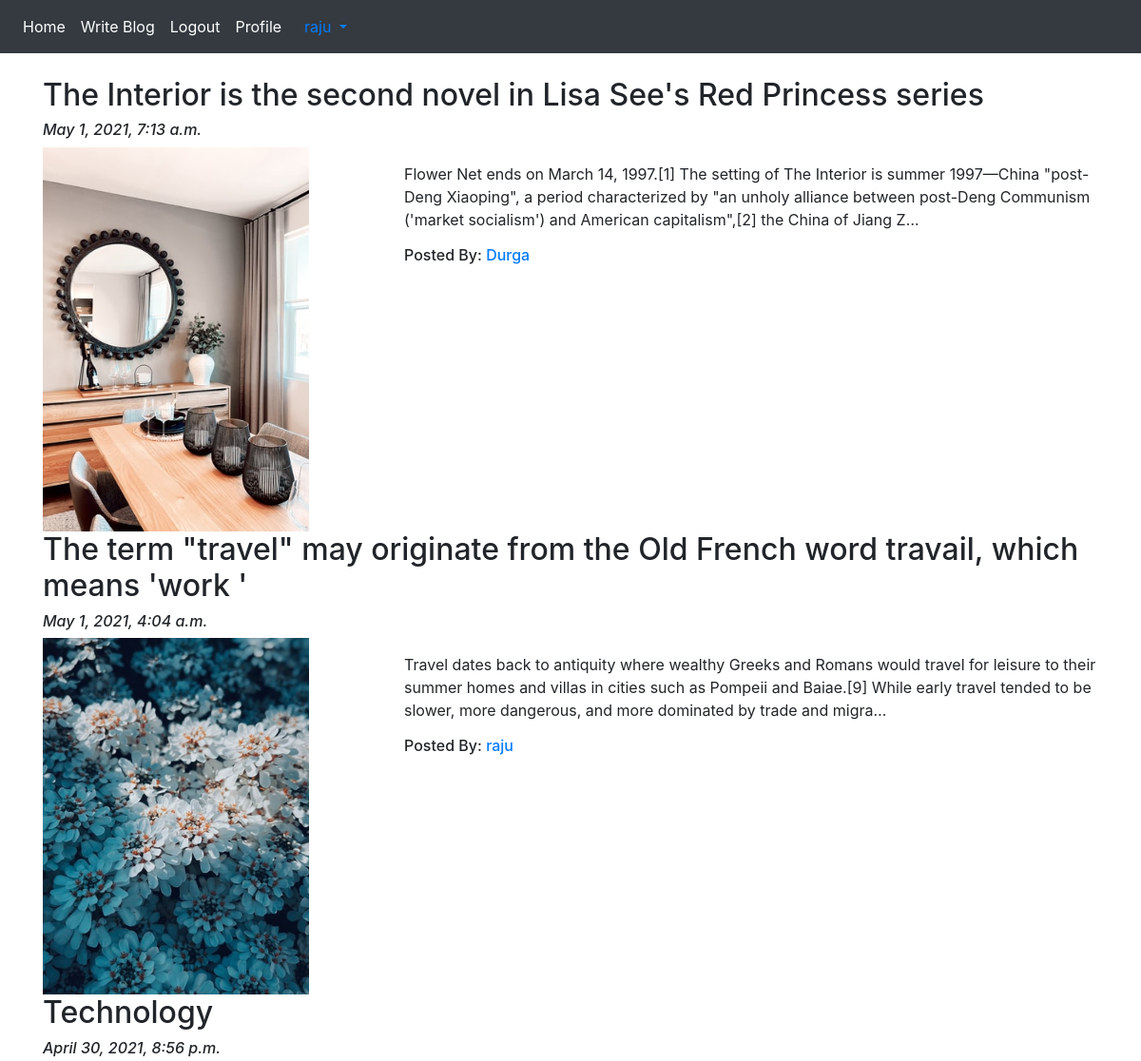
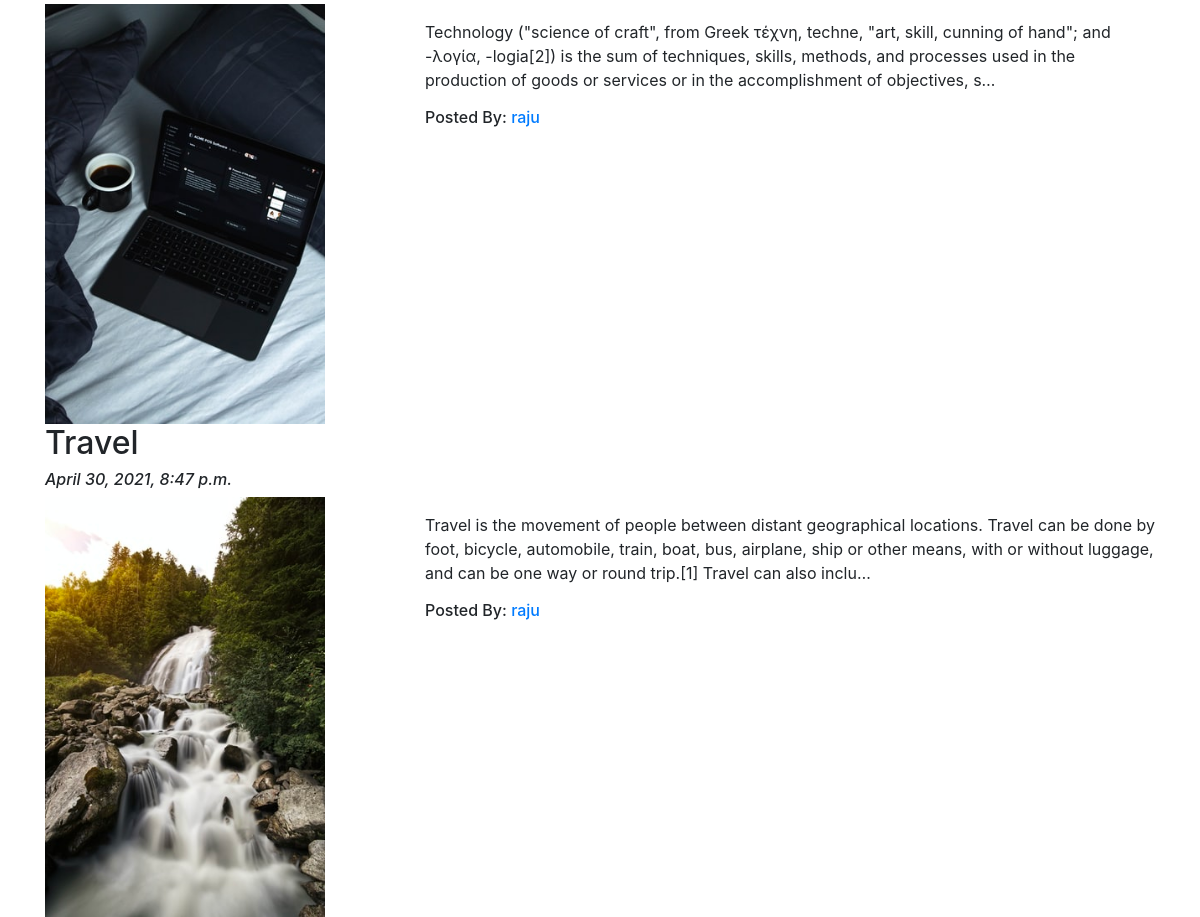
Screenshot of /blog/ (signed in) with the database file from the repository (2 pictures, top to bottom).
### App_Blog/models.py (models this page shows, shortened)
class Blog(models.Model):
    author=models.ForeignKey(User,on_delete=models.CASCADE,related_name='post_author')
    blog_title= models.CharField(max_length=264,verbose_name='Put a Title')
    slug=models.SlugField(max_length=264,unique=True) #getting the URL as title when click on the post
    blog_content= models.TextField(verbose_name='what is on your mind?')
    blog_image=models.ImageField(upload_to='blog_image',verbose_name="Blog Image")
    publish_date=models.DateTimeField(auto_now_add=True)
    update_date=models.DateTimeField(auto_now=True)
    class Meta:
        ordering = ['-publish_date']

### App_Blog/views.py (the view)
# urls.py: path('',views.BlogList.as_view(),name='blog_list'),
class BlogList(ListView):
    context_object_name = 'blogs'
    model = Blog
    template_name='App_Blog/blog_list.html'
    queryset=Blog.objects.order_by('-publish_date')

### templates/App_Blog/blog_list.html (shortened to what this page needs)
{%  extends 'index.html' %}
{% block body_block %}
{% for blog in blogs %}
<h2> {{ blog.blog_title }} </h2>
<h6><i>{{blog.publish_date}}</i></h6>
<div class="row">
    <div class="col-sm-4">
        <img src="/media/{{blog.blog_image}}" alt="{{ blog.blog_title }}" title="{{ blog.blog_title }}" width="80%">
    </div>
    <div class="col-sm-8">
        <p>
            {{blog.blog_content|truncatechars:255|linebreaks }}
        </p>
        <h6>Posted By: <a href="">{{blog.author}}</a></h6>
    </div>
</div>
{% endfor %}
{% endblock %}

### templates/index.html (shortened to what this page needs)
<!doctype html>
<html lang="en">
<head>
    <link rel="stylesheet" href="https://maxcdn.bootstrapcdn.com/bootstrap/4.0.0/css/bootstrap.min.css"
>
</head>
<body>
    <nav class="navbar navbar-expand-sm navbar-dark bg-dark">
        <ul class="navbar-nav">
            <li class="navbar-item active">
                <a class="nav-link" href="{% url 'home' %}">Home</a>
            </li>
            {% if user.is_authenticated %}
            <li class="navbar-item active">
                <a class="nav-link" href="{% url 'App_Blog:create_blog' %}">Write Blog</a>
            </li>
            <li class="navbar-item active">
                <a class="nav-link" href="{% url 'App_Login:logout' %}">Logout</a>
            </li>
            <li class="navbar-item active">
                <a class="nav-link" href="{% url 'App_Login:profile' %}">Profile</a>
            </li>
            {% endif %}
        </ul>
        {% if user.is_authenticated %}
        <div class="nav-item dropdown">
            <a class="nav-link dropdown-toggle" href="#" id="navbardrop" data-toggle="dropdown">
                {{ user.username }}
            </a>
        </div>
        {% endif %}
    </nav>
    <div class="container" style="padding-top: 25px;">
        {% block body_block %}
        {% endblock %}
    </div>
</body>
</html>

### rows the page displays
Blog: blog_title "The Interior is the second novel in Lisa See's Red Princess series", publish_date "May 1, 2021, 7:13 a.m.", blog_image (picture), blog_content "Flower Net ends on March 14, 1997.[1] The setting of The Interior is summer 1997—China \"post- Deng Xiaoping\", a period characterized by \"an unholy alliance between post-Deng Communism ('market socialism') and American capitalism\",[2] the China of Jiang Z…", author "Durga"
Blog: blog_title "The term \"travel\" may originate from the Old French word travail, which means 'work '", publish_date "May 1, 2021, 4:04 a.m.", blog_image (picture), blog_content "Travel dates back to antiquity where wealthy Greeks and Romans would travel for leisure to their summer homes and villas in cities such as Pompeii and Baiae.[9] While early travel tended to be slower, more dangerous, and more dominated by trade and migra…", author "raju"
Blog: blog_title "Technology", publish_date "April 30, 2021, 8:56 p.m.", blog_image (picture), blog_content "Technology (\"science of craft\", from Greek τέχνη, techne, \"art, skill, cunning of hand\"; and -λογία, -logia[2]) is the sum of techniques, skills, methods, and processes used in the production of goods or services or in the accomplishment of objectives, s…", author "raju"
Blog: blog_title "Travel", publish_date "April 30, 2021, 8:47 p.m.", blog_image (picture), blog_content "Travel is the movement of people between distant geographical locations. Travel can be done by foot, bicycle, automobile, train, boat, bus, airplane, ship or other means, with or without luggage, and can be one way or round trip.[1] Travel can also inclu…", author "raju"

### other values shown
{{ user.username }} "raju"
